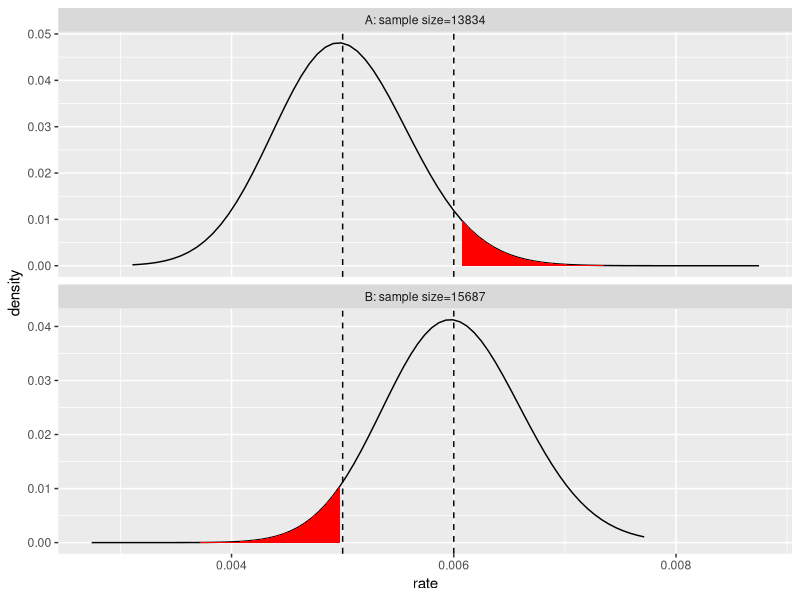
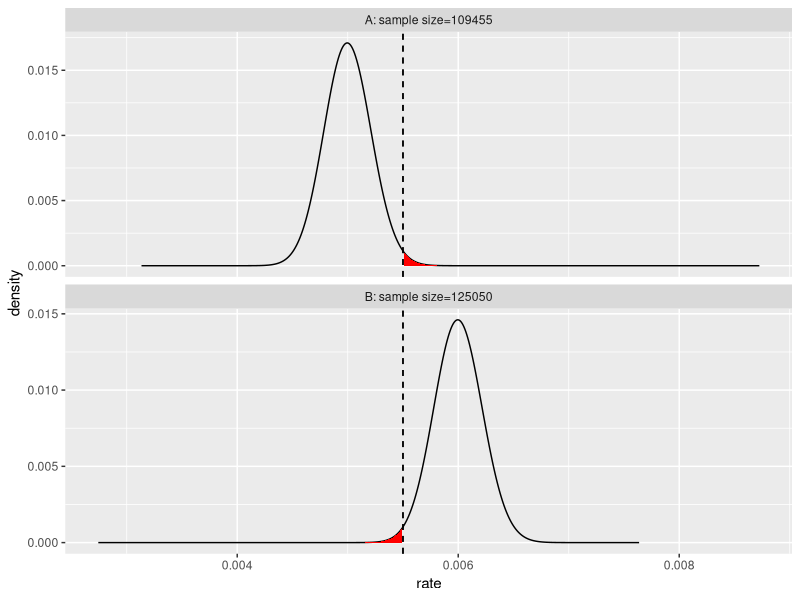
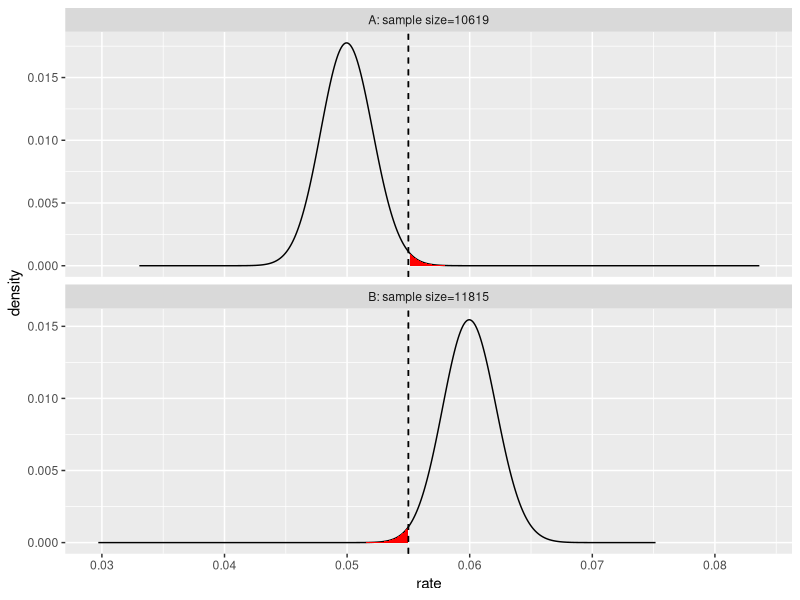

Generate these figures, in order, with R:
#
# see http://www.win-vector.com/blog/2014/05/a-clear-picture-of-power-and-significance-in-ab-tests/
#

library(gtools)
library(ggplot2)

# q>p, compute the probability of a 
# p-rate process measuring as q-rate 
# or better in n steps
pSignificanceError <- function(p,q,n) {
  pbinom(ceiling(q*n)-1,prob=p,size=n,lower.tail=FALSE)
}

# q>p, compute the proability of a
# q-rate process measuring as p-rate 
# or lower in n steps
pPowerError <- function(p,q,n) {
  pbinom(floor(p*n),prob=q,size=n,lower.tail=TRUE)
}

designExperiment <- function(pA,pB,pError,pAUpper=pB,pBLower=pA) {
  aSoln <- binsearch(
    function(k) {
      pSignificanceError(pA,pAUpper,k) - pError},
    range=c(100,1000000))
  nA <- max(aSoln$where)
  print(paste('nA',nA))
  
  bSoln <- binsearch(
    function(k) {
      pPowerError(pBLower,pB,k) - pError},
    range=c(100,1000000))
  nB <- max(bSoln$where)
  print(paste('nB',nB))
  
  
  low = floor(min(pA*nA,pB*nB))
  high = ceiling(max(pA*nA,pB*nB))
  width = high-low
  countRange <- (low-width):(high+width)
  
  dA <- data.frame(count=countRange)
  dA$group <- paste('A: sample size=',nA,sep='')
  dA$density <- dbinom(dA$count,prob=pA,size=nA)
  dA$rate <- dA$count/nA
  dA$error <- dA$rate>=pAUpper
  dB <- data.frame(count=countRange)
  dB$group <- paste('B: sample size=',nB,sep='')
  dB$density <- dbinom(dB$count,prob=pB,size=nB)
  dB$rate <- dB$count/nB
  dB$error <- dB$rate<=pBLower
  d <- rbind(dA,dB)
  
  plot = ggplot(data=d,aes(x=rate,y=density)) +
    geom_line() +
    geom_ribbon(data=subset(d,error),
                aes(ymin=0,ymax=density),fill='red') + 
    facet_wrap(~group,ncol=1,scales='free_y') +
    geom_vline(xintercept=pAUpper,linetype=2) +
    geom_vline(xintercept=pBLower,linetype=2)
  list(nA=nA,nB=nB,plot=plot)
}


r1 <- designExperiment(pA=0.005,pB=0.006,pError=0.05)
print(r1$plot)

r2 <- designExperiment(pA=0.005,pB=0.006,pError=0.01,
                       pAUpper=0.0055,pBLower=0.0055)
print(r2$plot)

r3 <- designExperiment(pA=0.05,pB=0.06,pError=0.01,
                       pAUpper=0.055,pBLower=0.055)
print(r3$plot)